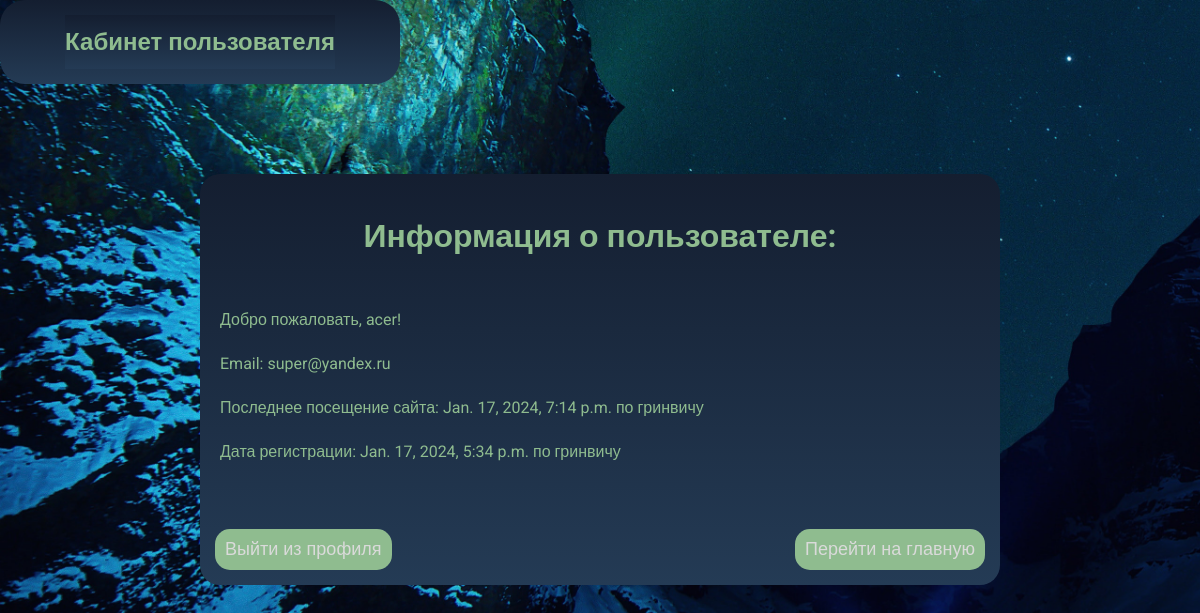
The app's page /user_profile/ (signed in), older data.
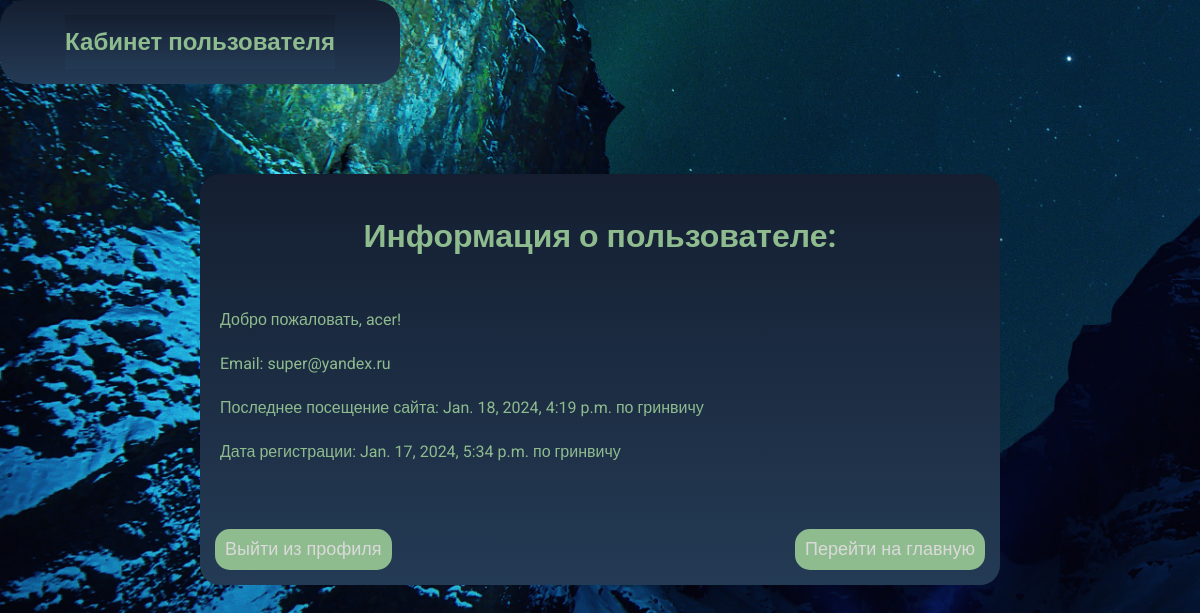
The same page, newer data.
### Analytics/models.py (models this page shows, shortened)
class SiteUser(AbstractUser):
    email = models.EmailField(unique=True, default='')
    password = models.CharField(max_length=128, null=True)
    username = models.CharField(max_length=128, null=True, unique=True)
    last_login = models.DateTimeField(auto_now=True, null=True)
    is_superuser = models.BooleanField(default=False)
    is_staff = models.BooleanField(default=False)
    is_active = models.BooleanField(default=True)
    date_joined = models.DateTimeField(auto_now_add=True)
    group = models.ForeignKey(Group, on_delete=models.SET_NULL, null=True, blank=True)
    USERNAME_FIELD = 'username'
    REQUIRED_FIELDS = ['email']
    @property
    def is_authenticated(self):
        return True
    class Meta:
        db_table = 'site_users'

### Analytics/views.py (the view)
# urls.py: path('user_profile/', views.user_profile, name='user_profile'),
@login_required
def user_profile(request):
    return render(request, 'registration/user_profile.html')

### templates/registration/user_profile.html (shortened to what this page needs)
<!DOCTYPE html>
{% load static %}
<html lang="en">
<head>
    <link href="{% static 'css/user-styles1.css'%}" rel="stylesheet">
</head>
<body>
<article>
    <h1>Кабинет пользователя</h1>
</article>
<div class="info">
    <h1>Информация о пользователе:</h1>
    <p>Добро пожаловать, {{ user.username }}!</p>
    <p>Email: {{ user.email }}</p>
    <p>Последнее посещение сайта: {{ user.last_login }} по гринвичу</p>
    <p>Дата регистрации: {{ user.date_joined }} по гринвичу</p>
    <article>
        <form action="{% url 'logout' %}" method="post">
        <button type="submit">Выйти из профиля</button>
    </form>
        <form action="{% url 'home' %}" method="post">
            <button type="submit">Перейти на главную</button>
        </form>
        </article>
    </div>
</body>
</html>

Row changes from the older to the newer data that the page shows:
changed SiteUser "acer": last_login "Jan. 17, 2024, 7:14 p.m." → "Jan. 18, 2024, 4:19 p.m."
